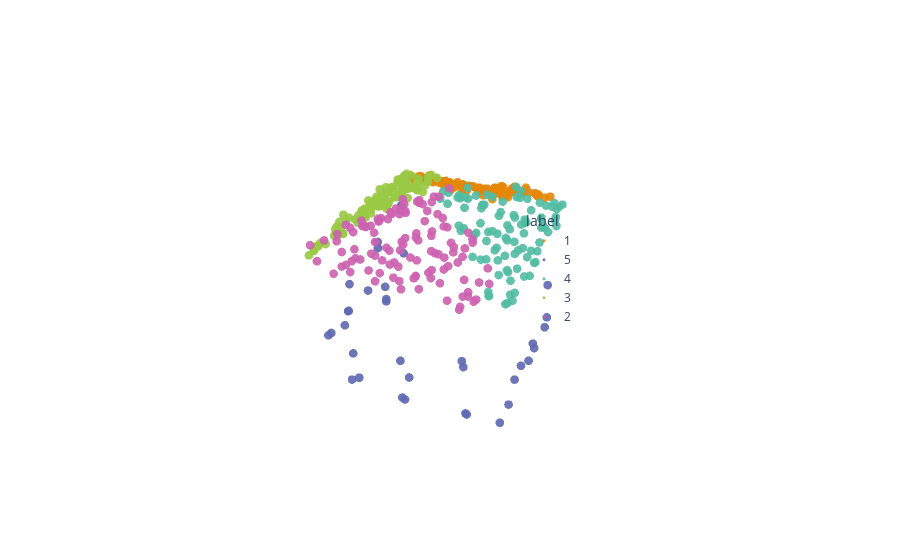

The code cell stored with this chart in its notebook:
### Code cell
# Create a DataFrame for plotting.
df = pd.DataFrame(points, columns=["x", "y", "z"])
# Convert labels to string so Plotly treats them as discrete categories.
df["label"] = labels.astype(str)

# Create a 3D scatter plot with discrete colors.
fig = px.scatter_3d(
    df,
    x="x",
    y="y",
    z="z",
    color="label",  # Discrete color mapping based on the string labels.
    opacity=0.9,
    color_discrete_sequence=px.colors.qualitative.Vivid  # Choose a discrete color set.
)

# Update the marker size to be smaller.
fig.update_traces(marker=dict(size=3))

# Remove axes and backgrounds for a clean visualization.
fig.update_layout(
    scene=dict(
        xaxis=dict(visible=False, showbackground=False, showticklabels=False),
        yaxis=dict(visible=False, showbackground=False, showticklabels=False),
        zaxis=dict(visible=False, showbackground=False, showticklabels=False),
        bgcolor='rgba(0,0,0,0)'  # Transparent 3D scene background.
    ),
    # paper_bgcolor='rgba(0,0,0,0)',  # Transparent outer background.
    # plot_bgcolor='rgba(0,0,0,0)',     # Transparent plot area.
    # Position the legend (the discrete label bar) separately.
    legend=dict(
        x=0.6,   # Moves the legend to the right of the plot.
        y=0.5,
        bgcolor='rgba(0,0,0,0)',
        bordercolor='rgba(0,0,0,0)'
    )
)

# Display the plot.
fig.show()
